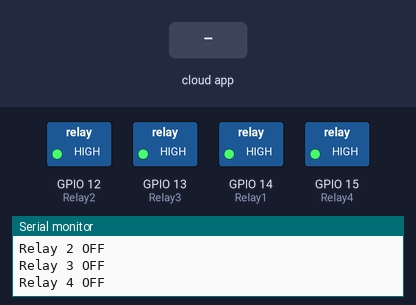
Bench run of a sketch on a simulated ESP8266 (NodeMCU). Shown: switched loads named in the sketch (green lamp = pin HIGH), the last lines printed to the serial monitor. The test bench sets the inputs (shaded band). WiFi joins after 1.5 s; servers stay silent unless stated; the Firebase database answers and starts empty.

Above: at 2.7 s.
2.8 s: the phone or cloud app sets FB1 to 1
At 3.8 s:
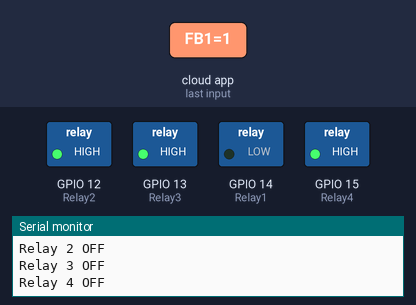
4.8 s: the phone or cloud app sets FB2 to 1
At 6.3 s:
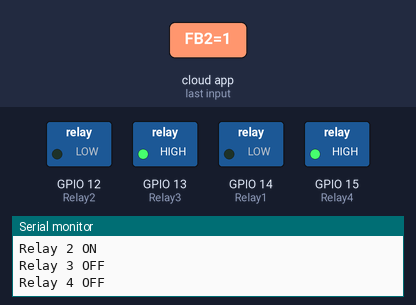
6.6 s: the phone or cloud app sets FB3 to 1
At 7.9 s:
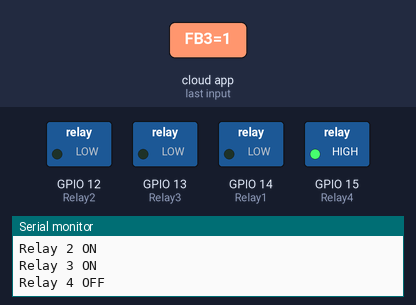
8.4 s: the phone or cloud app sets FB1 to 0
At 9.8 s:
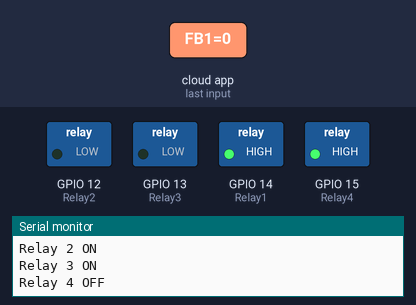
10.8 s: the phone or cloud app sets FB4 to 1
At 12.3 s:
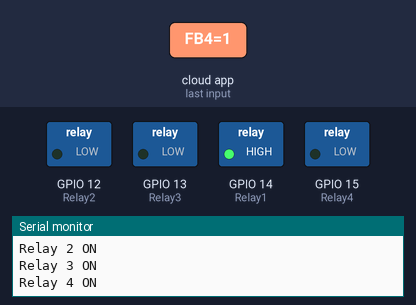
12.6 s: the phone or cloud app sets FB2 to 0
At 14.0 s:
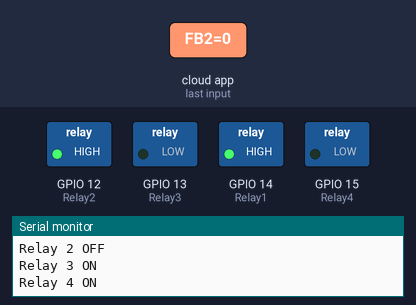
Timing chart, 0 to 15.4 s (numbered marks = the images above; inputs shaded):
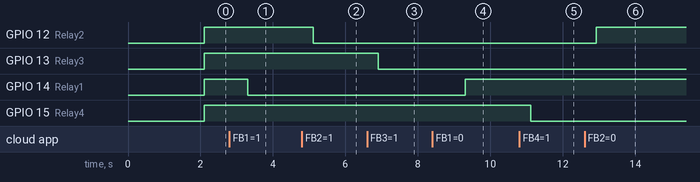

The sketch:

relay.ino
```cpp
#include "WiFiManager.h"
#include <DNSServer.h>

#include <ESP8266WiFi.h>
#include <FirebaseArduino.h>

#define FIREBASE_HOST "  " //Your Firebase Project URL without "http:", "\" and "/"
#define FIREBASE_AUTH "  " //Your Firebase Database Secret goes here

#define Relay1 14  //D5
#define Relay2 12  //D6
#define Relay3 13  //D7
#define Relay4 15  //D8
int rel1,rel2,rel3,rel4;

void setup()
{
  Serial.begin(115200);// Set the baud rate 115200 in Serial Monitor to display debug messages
  pinMode(Relay1,OUTPUT);
  pinMode(Relay2,OUTPUT);
  pinMode(Relay3,OUTPUT);
  pinMode(Relay4,OUTPUT);

  WiFiManager wifiManager;
  wifiManager.autoConnect("Vinit's ESP8266");

  Serial.print("connecting");
  while (WiFi.status()!=WL_CONNECTED){
    Serial.print(".");
    delay(500);
  }
  Serial.println();
  Serial.print("connected:");
  Serial.println(WiFi.localIP());

  Firebase.begin(FIREBASE_HOST,FIREBASE_AUTH);

}
void firebasereconnect()
{
  Serial.println("Trying to reconnect");
  Firebase.begin(FIREBASE_HOST, FIREBASE_AUTH); // initialize the firebase with HOST name anf AUTH key
  }

void loop()
{
  if (Firebase.failed())
      {
      Serial.print("setting number failed:");
      Serial.println(Firebase.error());
      firebasereconnect();
      return;
      }

  rel1=Firebase.getString("FB1").toInt();  //Reading the value of the varialble Status from the firebase
  rel2=Firebase.getString("FB2").toInt();  //Reading the value of the varialble Status from the firebase
  rel3=Firebase.getString("FB3").toInt();  //Reading the value of the varialble Status from the firebase
  rel4=Firebase.getString("FB4").toInt();  //Reading the value of the varialble Status from the firebase

  if(rel1==1)                        // If, the Status is 1, turn on the Relay1
     {
      digitalWrite(Relay1,LOW);
      Serial.println("Relay 1 ON");
    }
 if(rel1==0)                         // If, the Status is 0, turn Off the Relay1
    {
      digitalWrite(Relay1,HIGH);
      Serial.println("Relay 1 OFF");
    }
if(rel2==1)                          // If, the Status is 1, turn on the Relay2
     {
      digitalWrite(Relay2,LOW);
      Serial.println("Relay 2 ON");
    }
 if(rel2==0)                         // If, the Status is 0, turn Off the Relay2
    {
      digitalWrite(Relay2,HIGH);
      Serial.println("Relay 2 OFF");
    }
if(rel3==1)                          // If, the Status is 1, turn on the Relay3
     {
      digitalWrite(Relay3,LOW);
      Serial.println("Relay 3 ON");
    }
if(rel3==0)                          // If, the Status is 0, turn Off the Relay3
    {
      digitalWrite(Relay3,HIGH);
      Serial.println("Relay 3 OFF");
    }
 if(rel4==1)                         // If, the Status is 1, turn on the Relay4
     {
      digitalWrite(Relay4,LOW);
      Serial.println("Relay 4 ON");
    }
if(rel4==0)                          // If, the Status is 0, turn Off the Relay4
    {
      digitalWrite(Relay4,HIGH);
      Serial.println("Relay 4 OFF");
    }
}
```

Measured:
- after the input at 2.8 s, GPIO 14 (Relay1): HIGH → LOW after 0.51 s
- after the input at 4.8 s, GPIO 12 (Relay2): HIGH → LOW after 0.31 s
- after the input at 6.6 s, GPIO 13 (Relay3): HIGH → LOW after 0.31 s
- after the input at 8.4 s, GPIO 14 (Relay1): LOW → HIGH after 0.91 s
- after the input at 10.8 s, GPIO 15 (Relay4): HIGH → LOW after 0.32 s
- after the input at 12.6 s, GPIO 12 (Relay2): LOW → HIGH after 0.32 s
